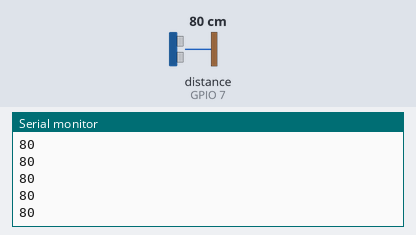
Simulated run of this sketch. Board: ESP8266 (NodeMCU). On the bench: the last lines printed to the serial monitor. Wiring (inferred from the names in the program): ultrasonic range finder: trigger GPIO 6; echo GPIO 7. The inputs (shaded band) are chosen by the test bench; at power-on: distance to the obstacle (sensor on GPIO 7) 80 cm. The echo pulse lasts 58.3 µs per cm.

Above: at 1.2 s.
1.3 s: distance to the obstacle (sensor on GPIO 7) set to 2 cm
At 1.37 s:
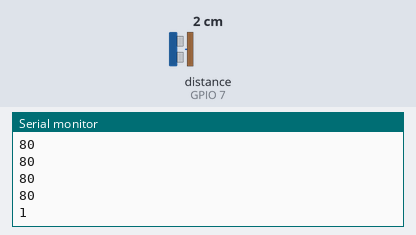
2.8 s: distance to the obstacle (sensor on GPIO 7) set to 4 cm
At 2.88 s:
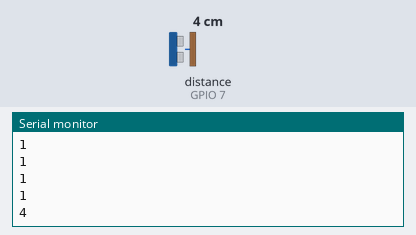
Timing chart, 0 to 5.8 s (numbered marks = the images above; inputs shaded):
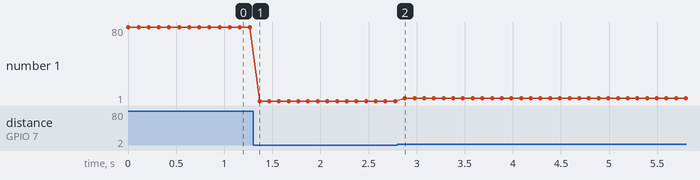

The sketch:

HCSR04referenceESP8266.ino
```cpp
//HC-SR04 test
#include <ESP8266WiFi.h>

#define trigPin 6
#define echoPin 7

void setup() {
  Serial.begin(115200);
  pinMode(trigPin, OUTPUT);
  pinMode(echoPin, INPUT);
  ESP.wdtDisable();
  ESP.wdtEnable(WDTO_8S);
}

void loop() {
  long duration, distance;
  digitalWrite(trigPin, LOW);
  delayMicroseconds(2);
  digitalWrite(trigPin, HIGH);
  delayMicroseconds(10);
  digitalWrite(trigPin, LOW);
  duration = pulseIn(echoPin, HIGH);
  distance = (duration/2)/29.1;
  Serial.print(distance);
  Serial.print("\n");
  delay(100);
  ESP.wdtFeed();
}
```

Measured:
- after the input at 1.3 s, the serial monitor: prints a new line after 0.07 s (image 1)
- after the input at 2.8 s, the serial monitor: prints a new line after 0.08 s (image 2)
- plotted number 1: 80 → 1 after the input at 1.3 s, 1 → 4 after the input at 2.8 s
